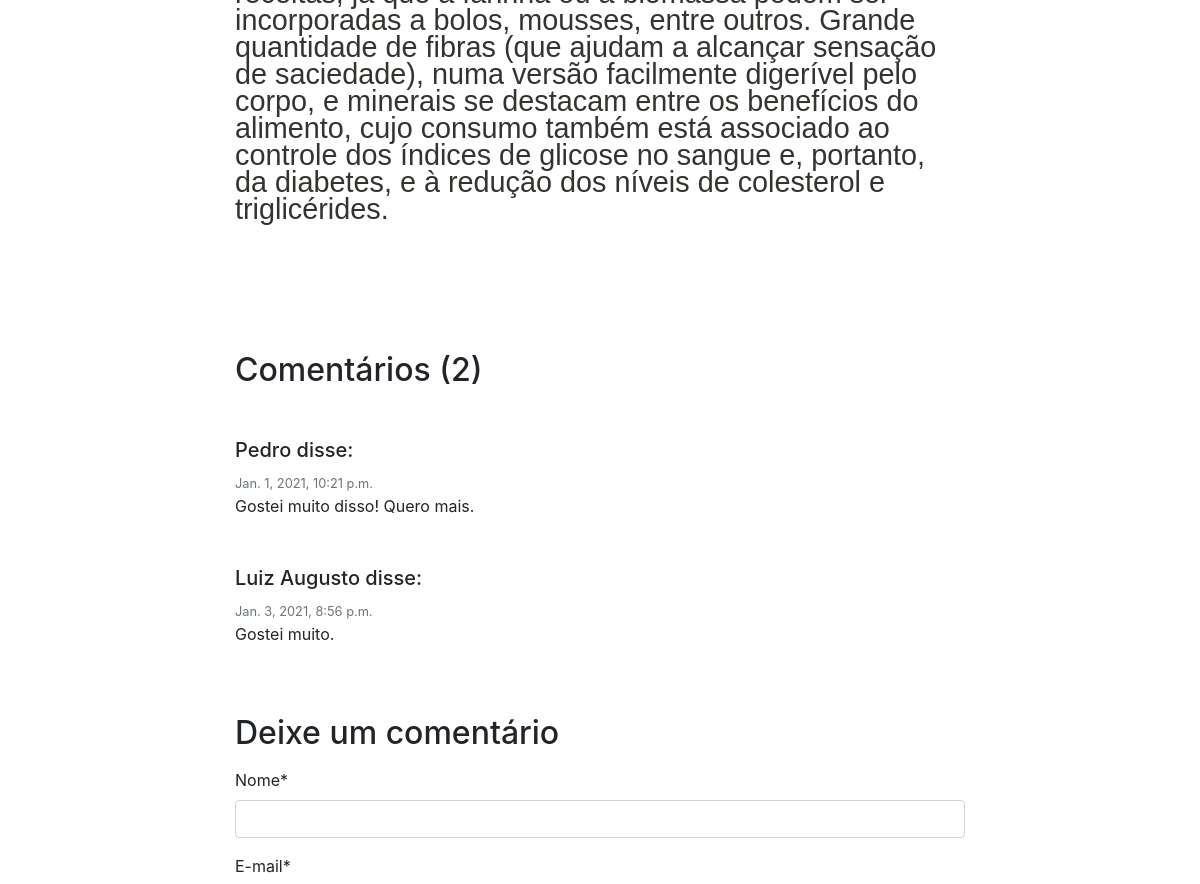
The app's page /post/3 (middle part), older data.
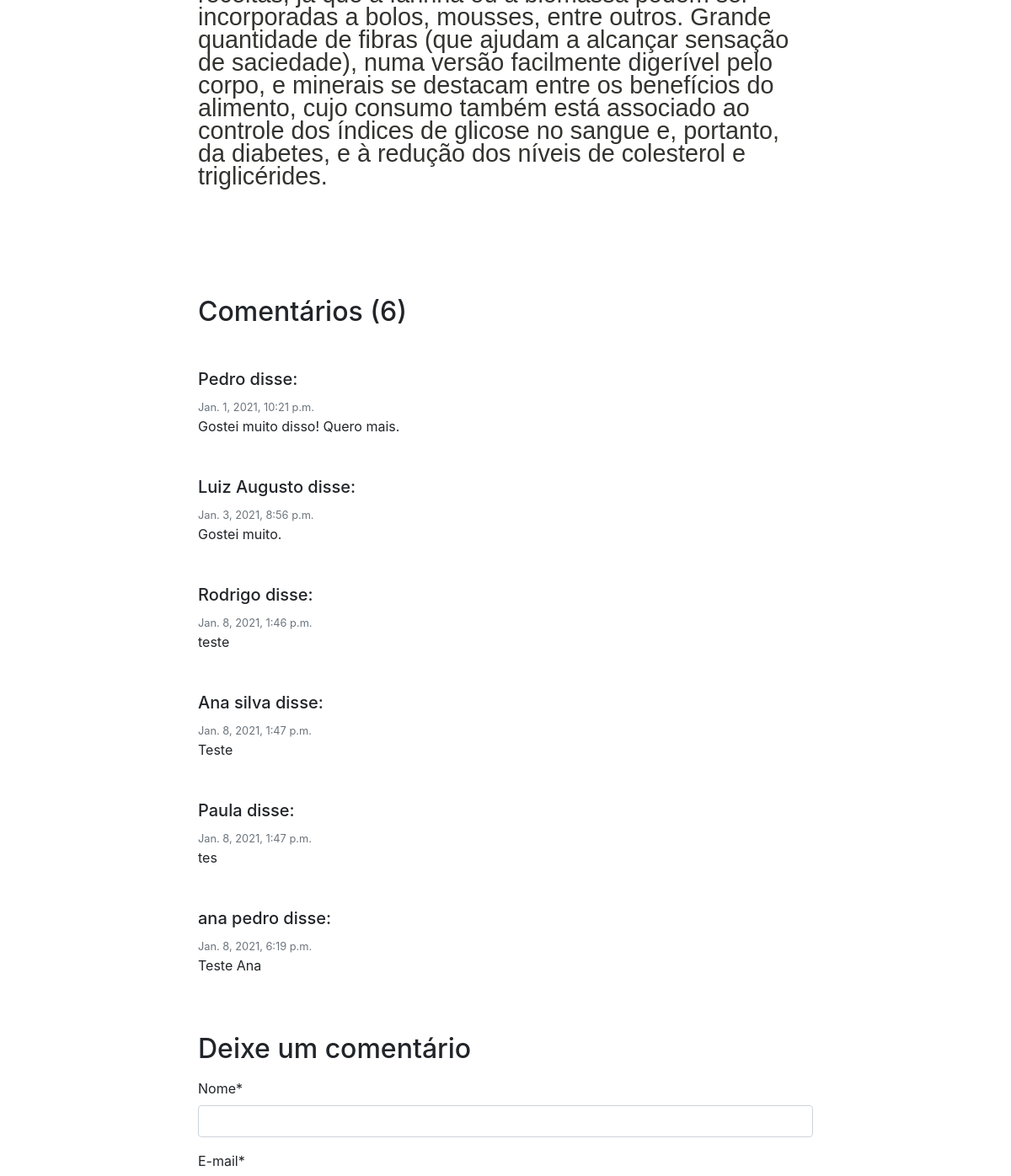
The same page, newer data.
### comentarios/models.py (models this page shows, shortened)
class Comentario(models.Model):
    nome_comentario = models.CharField(max_length=150, verbose_name='Nome')
    email_comentario = models.EmailField(verbose_name='E-mail')
    comentario = models.TextField(verbose_name='Comentário')
    post_comentario = models.ForeignKey(Post, on_delete=models.CASCADE)
    usuario_comentario = models.ForeignKey(User, on_delete=models.DO_NOTHING, blank=True, null=True)
    data_comentario = models.DateTimeField(default=timezone.now)
    publicado_comentario = models.BooleanField(default=False)

### posts/views.py (the view, shortened to what this page needs)
# urls.py: path('post/<int:pk>', views.PostDetalhes.as_view(), name='post_detalhes'),
class PostDetalhes(View):
    template_name = 'posts/post_detalhes.html'
    def setup(self, request, *args, **kwargs):
        super().setup(request, *args, **kwargs)
        pk = self.kwargs.get('pk')
        post = get_object_or_404(Post, pk=pk, publicado_post=True)
        self.contexto = {
            'post': post,
            'comentarios': Comentario.objects.filter(post_comentario=post,
                                                     publicado_comentario=True),
            'form': FormComentario(request.POST or None),
        }
    def get(self, request, *args, **kwargs):
        return render(request, self.template_name, self.contexto)

### comentarios/forms.py (shortened to what this page needs)
class FormComentario(ModelForm):
    class Meta:
        model = Comentario
        fields = ('nome_comentario', 'email_comentario', 'comentario')

### categorias/models.py (called while the page is built)
    def __str__(self):
        return self.nome_cat

### posts/templates/posts/post_detalhes.html (shortened to what this page needs)
{% extends 'base.html' %}
{% load crispy_forms_tags %}
{% block conteudo %}
<div class="row pt-5">
    <div class="col-xl"></div>
    <div class="col-xl-8">
        {{ post.conteudo_post|safe }}
    </div>
    <div class="col-xl"></div>
</div>
{% if comentarios %}
<div class="row pt-5">
    <div class="col-xl"></div>
    <div class="col-xl-8">
        <h2 class="my-3">Comentários ({{ comentarios.count }})</h2>
        {% for comentario in comentarios %}
        <h5 class="mb-2 mt-5">{{ comentario.nome_comentario }} disse:</h5>
        <small class="text-muted">{{ comentario.data_comentario }}</small>
        <p class="mb-1">{{ comentario.comentario }}</p>
        {% endfor %}
    </div>
    <div class="col-xl"></div>
</div>
{% endif %}
<div class="row pt-5">
    <div class="col-xl"></div>
    <div class="col-xl-8">
        <h2 class="my-3">Deixe um comentário</h2>
        <form method="POST" action="#envia_comentario">
            {% for visible_field in form.visible_fields %}
                {{ visible_field|as_crispy_field }}
            {% endfor %}
        </form>
    </div>
    <div class="col-xl"></div>
</div>
{% endblock %}

Row changes from the older to the newer data that the page shows:
now on this page (row edited): Comentario: nome_comentario "Rodrigo", data_comentario "Jan. 8, 2021, 1:46 p.m.", comentario "teste"
now on this page (row edited): Comentario: nome_comentario "Ana silva", data_comentario "Jan. 8, 2021, 1:47 p.m.", comentario "Teste"
now on this page (row edited): Comentario: nome_comentario "Paula", data_comentario "Jan. 8, 2021, 1:47 p.m.", comentario "tes"
added Comentario: nome_comentario "ana pedro", data_comentario "Jan. 8, 2021, 6:19 p.m.", comentario "Teste Ana"
Text that changed along with them:
{{ comentarios.count }}: "2" → "6"
